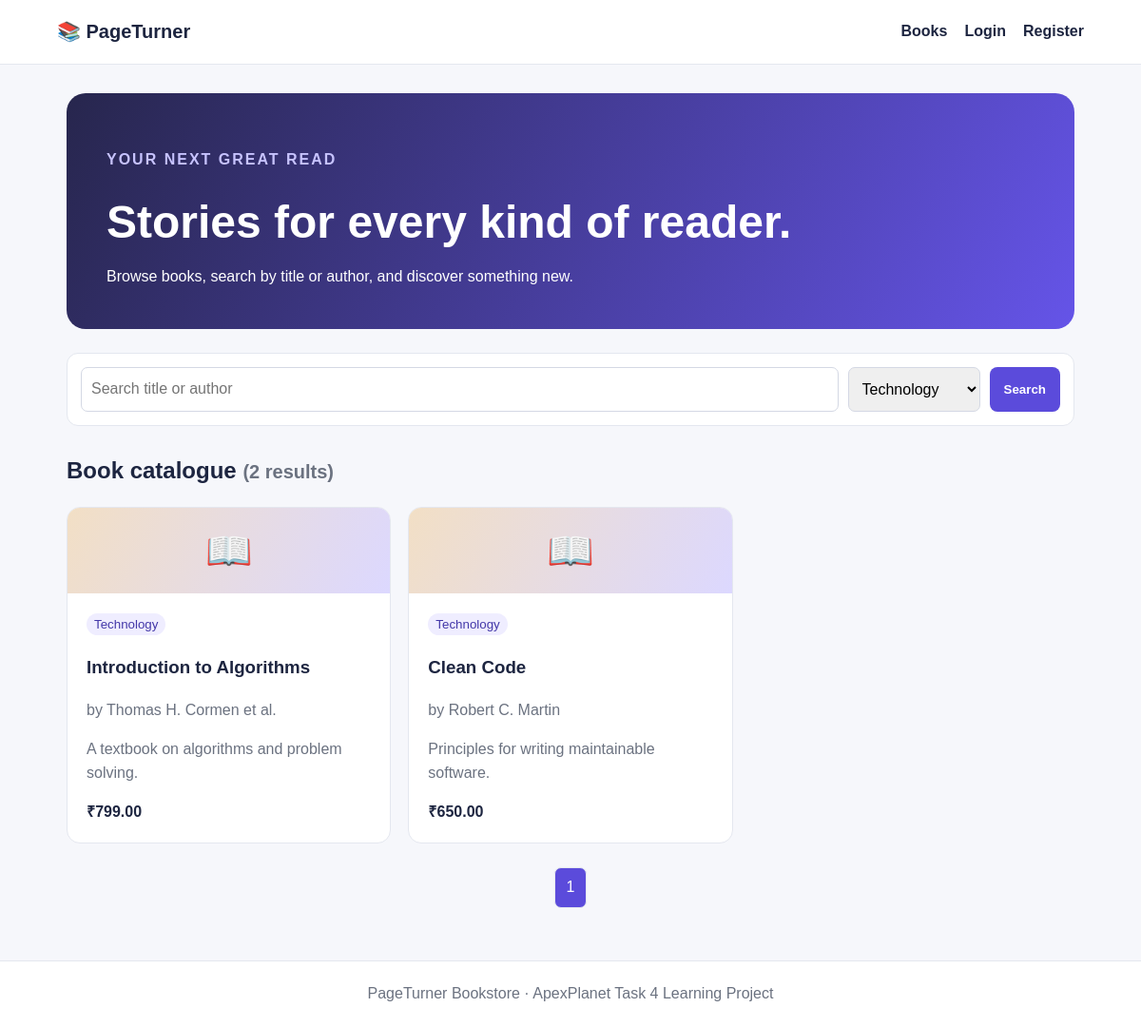
Page /index.php?category=Technology on the committed database.
### tables this page shows
CREATE TABLE IF NOT EXISTS books(id INT UNSIGNED AUTO_INCREMENT PRIMARY KEY,title VARCHAR(180) NOT NULL,author VARCHAR(120) NOT NULL,category VARCHAR(80) NOT NULL,price DECIMAL(10,2) NOT NULL DEFAULT 0,description TEXT,created_at TIMESTAMP DEFAULT CURRENT_TIMESTAMP);

### index.php (the view, shortened to what this page needs)
<?php
require_once 'config.php'; $page_title='Book Catalogue'; $q=trim($_GET['q']??''); $cat=trim($_GET['category']??''); $page=max(1,(int)($_GET['page']??1)); $limit=6;
$where=[];$params=[];$types='';
if($cat!==''){ $where[]='category=?';$params[]=$cat;$types.='s'; }
$w=$where?'WHERE '.implode(' AND ',$where):'';
$cs=$conn->prepare("SELECT COUNT(*) total FROM books $w"); if($types)$cs->bind_param($types,...$params);$cs->execute();$total=(int)$cs->get_result()->fetch_assoc()['total'];$pages=max(1,(int)ceil($total/$limit));$page=min($page,$pages);$offset=($page-1)*$limit;
$s=$conn->prepare("SELECT * FROM books $w ORDER BY id DESC LIMIT ? OFFSET ?");$p=$params;$p[]=$limit;$p[]=$offset;$s->bind_param($types.'ii',...$p);$s->execute();$books=$s->get_result();$cats=$conn->query('SELECT DISTINCT category FROM books ORDER BY category');
include 'header.php'; ?>
<section class="hero"><p>YOUR NEXT GREAT READ</p><h1>Stories for every kind of reader.</h1><span>Browse books, search by title or author, and discover something new.</span></section>
<form class="search" method="get"><input name="q" placeholder="Search title or author" value="<?= htmlspecialchars($q) ?>"><select name="category"><option value="">All categories</option><?php while($c=$cats->fetch_assoc()): ?><option <?= $cat===$c['category']?'selected':'' ?> value="<?= htmlspecialchars($c['category']) ?>"><?= htmlspecialchars($c['category']) ?></option><?php endwhile; ?></select><button>Search</button></form>
<h2>Book catalogue <small>(<?= $total ?> results)</small></h2><div class="grid"><?php if(!$books->num_rows) echo '<p>No books found.</p>'; while($b=$books->fetch_assoc()): ?><article class="card"><div class="cover">📖</div><div class="pad"><small class="tag"><?= htmlspecialchars($b['category']) ?></small><h3><?= htmlspecialchars($b['title']) ?></h3><p>by <?= htmlspecialchars($b['author']) ?></p><p><?= htmlspecialchars($b['description']) ?></p><b>₹<?= number_format((float)$b['price'],2) ?></b></div></article><?php endwhile; ?></div>
<div class="pages"><?php for($i=1;$i<=$pages;$i++): ?><a class="<?= $i===$page?'active':'' ?>" href="?q=<?= urlencode($q) ?>&category=<?= urlencode($cat) ?>&page=<?= $i ?>"><?= $i ?></a><?php endfor; ?></div>
<?php include 'footer.php'; ?>

### assets/style.css (style rules this page uses)
:root { --ink:#1d2540;--brand:#5b4bdb;--muted:#6b7280;--line:#e4e7ef }
* { box-sizing:border-box }
body { margin:0;font:16px/1.55 Arial,sans-serif;background:#f6f7fb;color:var(--ink) }
a { color:var(--brand);text-decoration:none }
.hero { background:linear-gradient(120deg,#27264d,#6554e8);color:white;padding:42px;border-radius:20px;margin-bottom:25px }
.hero p { color:#c7c3ff;font-weight:bold;letter-spacing:2px }
.hero h1 { font-size:clamp(2rem,5vw,3rem);margin:8px 0 }
.search { display:flex;gap:10px;margin:20px 0 28px;background:white;padding:14px;border:1px solid var(--line);border-radius:12px }
.search input { flex:1;min-width:100px }
.search input,.search select,input,textarea { font:inherit;padding:10px;border:1px solid #d4d8e4;border-radius:7px }
.button,button { display:inline-block;background:var(--brand);color:white;border:0;border-radius:8px;padding:10px 15px;font-weight:bold;cursor:pointer }
.grid { display:grid;grid-template-columns:repeat(3,1fr);gap:18px }
.card { background:white;border:1px solid var(--line);border-radius:14px;overflow:hidden }
.cover { height:90px;display:grid;place-items:center;font-size:2.5rem;background:linear-gradient(120deg,#f2dfc5,#dcd8ff) }
.pad { padding:20px }
.tag { background:#efedff;color:#4338a8;border-radius:15px;padding:4px 8px }
.card p { color:var(--muted) }
small { color:var(--muted) }
.pages { display:flex;justify-content:center;gap:8px;margin:25px }
.pages a { padding:8px 12px;background:white;border:1px solid var(--line);border-radius:7px }
.pages .active { background:var(--brand);color:white }

### rows in the picture
books: category "Technology", title "Introduction to Algorithms", author "Thomas H. Cormen et al.", description "A textbook on algorithms and problem solving.", price "799.00"
books: category "Technology", title "Clean Code", author "Robert C. Martin", description "Principles for writing maintainable software.", price "650.00"

### other values in the picture
$total "2"
form field category "Technology"
